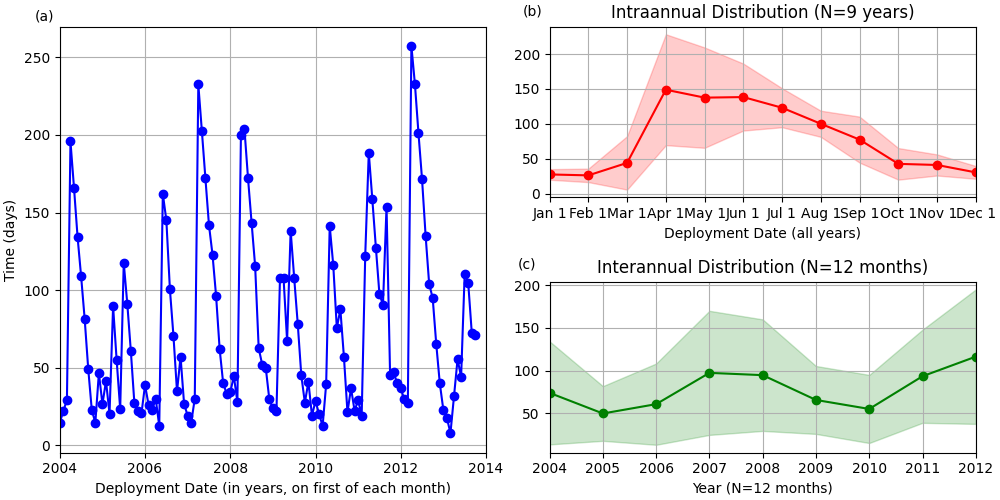

Source code (Python):
#! /usr/bin/python env 
import numpy as np 
import matplotlib.pyplot as plt 

# load stats 
#dno='/Users/sarahzedler/darwin/scripts/github/GH1/'
f=np.load('retention_time_GB_statistics.npz')
tyr=f['tyr'][:]
QE=f['QE'][:]
tmth=f['tmth'][:]
QEmean1=f['QEmean1'][:]
QEmean2=f['QEmean2'][:]
QElo1=f['QElo1'][:]
QEhi1=f['QEhi1'][:]
QElo2=f['QElo2'][:]
QEhi2=f['QEhi2'][:]
tstr=f['tstr']
tmth=f['tmth']
f.close()

# Create the figure and subplots using subplot_mosaic
tyr2=np.arange(0,118)*30/360+2004
fig = plt.figure(constrained_layout=True, figsize=(10, 5)) # constrained_layout helps with spacing
axs = fig.subplot_mosaic([['left', 'upper_right'],
                          ['left', 'lower_right']])

axs['left'].plot(tyr2,QE,color='b',linestyle='-',marker='o')
axs['left'].set_xlabel('Deployment Date (in years, on first of each month)')
axs['left'].set_ylabel('Time (days)')
axs['left'].set_xlim(2004,2014)
axs['left'].grid()
axs['left'].text(2003.4,274,'(a)')

axs['upper_right'].plot(tmth,QEmean2,color='r',linestyle='-',marker='o')
axs['upper_right'].fill_between(tmth,QElo2,QEhi2,color='r',alpha=0.2)
axs['upper_right'].set_xticks(tmth)
axs['upper_right'].set_xticklabels(tstr)
axs['upper_right'].grid()
axs['upper_right'].set_xlim(0,11)
axs['upper_right'].set_xlabel('Deployment Date (all years)')
axs['upper_right'].set_title('Intraannual Distribution (N=9 years)')
axs['upper_right'].text(-0.7,255,'(b)')

axs['lower_right'].plot(tyr,QEmean1,'g-o')
axs['lower_right'].fill_between(tyr,QElo1,QEhi1,color='g',alpha=0.2)
axs['lower_right'].grid()
axs['lower_right'].set_xlim(2004,2012)
axs['lower_right'].set_xlabel('Year (N=12 months)')
axs['lower_right'].set_title('Interannual Distribution (N=12 months)')
axs['lower_right'].text(2003.4,220,'(c)')

fig.savefig('figure2.png')
